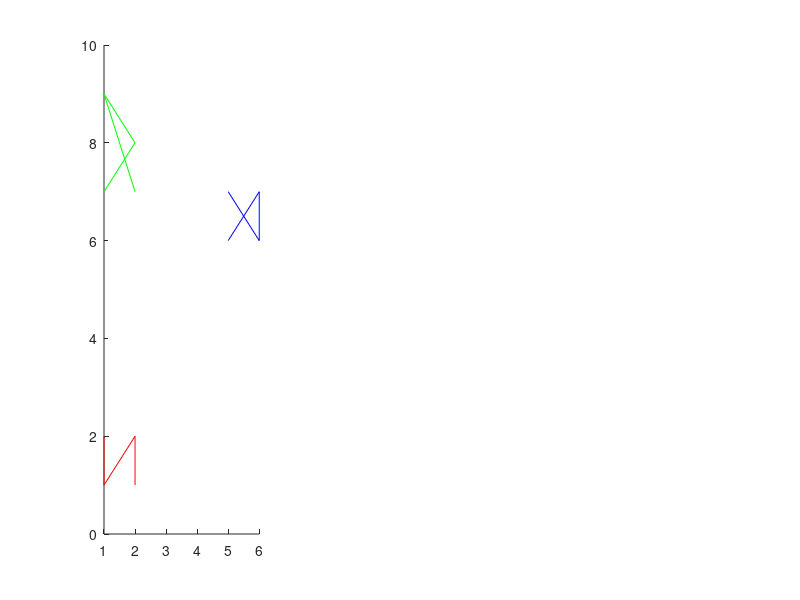

Write the MATLAB code that produced this figure. (Note: this script raises an error after producing the figure.)
libPath = '../lib';
if index(path, libPath) == 0
    addpath(libPath);
end

X = [1 2; 1 1; 2 2; 2 1; 1 7; 2 8; 1 9; 2 7; 5 6; 6 7; 6 6; 5 7];
%X = [1; 2; 3; 4; 5; 6; 7];
y = [1; 1; 1; 1; 2; 2; 2; 2; 3; 3; 3; 3];

s = ['r', 'g', 'b'];

clf;

subplot(1,3,1);
hold on;

for l = 1:3
  idx1 = find(y == l);
  X1 = X(idx1,:);
  plot(X1(:,1), X1(:,2), s(l));
end;

alpha = 0.01;
lambda = 0.1;
count = 1000;

[TT, CC] = logr_one2all(X, y, [1 2 3], count, alpha, lambda);

subplot(1, 3, 2);
hold on;

disp(TT);
for l = 1:3
   cIdx = find(CC(:,1) == l);
   cc = CC(cIdx,:);
   plot(cc(:,2), cc(:,3), s(l));
end;

subplot(1, 3, 3);
hold on;

tt = TT(:,2:size(TT)(2));
m = size(X)(1);
for l=1:3
  r = sigmoid([ones(m,1), X] * tt(l,:)');
  printf('theta-%d res: \n', l);
  disp(r);
end;

sigmoid([ones(m,1), X] * tt')
